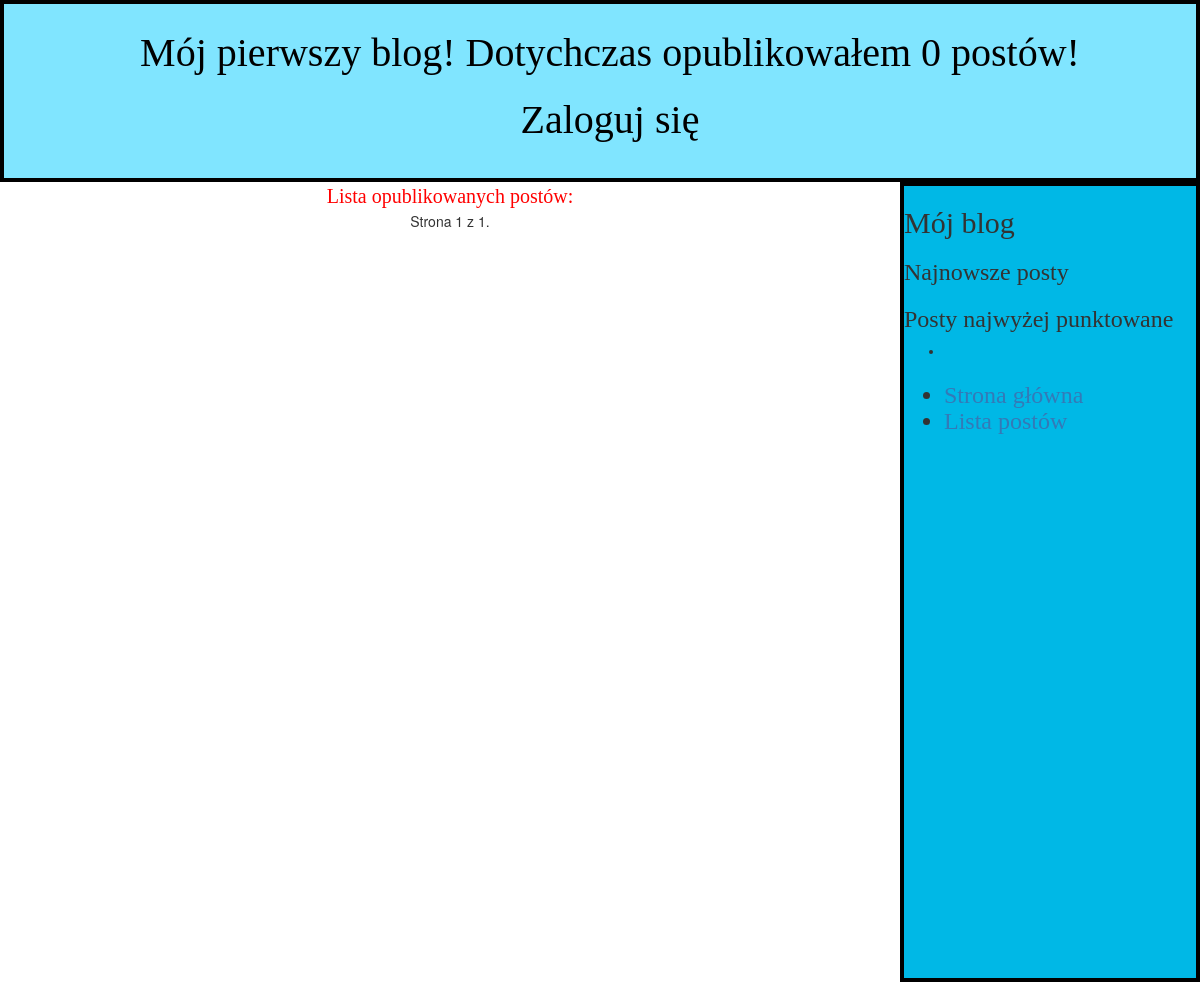
/post_list/, run on an earlier commit of the app's database.
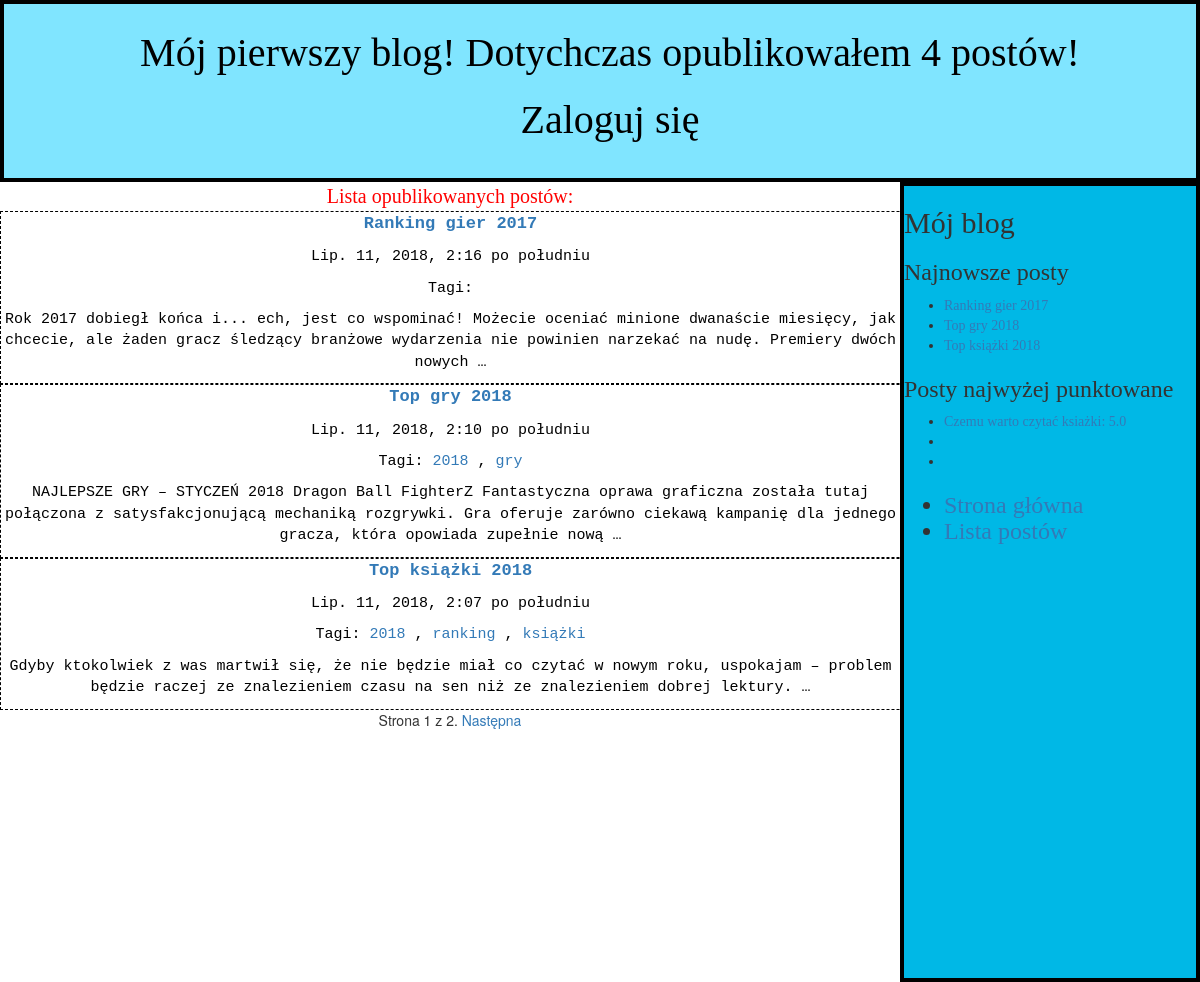
And on a later commit of the database.
### blog/models.py (models this page shows, shortened)
class Post(models.Model):
    TABLE_OF_CHOICES = (('draft','Roboczy'),('published','Opublikowany'),)
    author = models.ForeignKey(User, on_delete=models.CASCADE)
    category = models.ForeignKey(Category,null = True, on_delete=models.CASCADE)
    title = models.CharField(max_length=250)
    slug = models.SlugField(max_length=250,unique_for_date='publish')
    body_text = models.TextField()
    publish = models.DateTimeField(default=timezone.now)
    created = models.DateTimeField(default=timezone.now)
    status = models.CharField(max_length = 20, choices= TABLE_OF_CHOICES, default = 'draft'  )
    avr_score = models.DecimalField(max_digits=3, decimal_places=1, null = True, blank=True)
    tags = TaggableManager()
    def published(self):
        self.publish = timezone.now()
        self.save()

### blog/views.py (the view)
# urls.py: path('post_list/', views.post_list, name='post_list'),
def post_list(request, tag_slug = None):# wyświetla listę WSZYSTKICH postów
    object_list = Post.objects.filter(status='published').order_by('-publish') #Queryset, wybiera OPUBLIKOWANE POSTY
    page = request.GET.get('page') #Potrzebne do funkcji PAGINATOR
    tag = None
    if tag_slug: #if działajace jeżeli z URL przekazywany jest TAG
        tag = get_object_or_404(Tag, slug=tag_slug) #pobiera odpowiedni obiekt modelu TAG z modułu TAGGIT
        object_list = object_list.filter(tags__in=[tag]) #filtruje wygenerowany QUeryset na podstawie przesłanego TAGu
    paginator = Paginator(object_list,3) # trzy posty na stronie, na podstawie wygenerowanego Querysetu
    try:
        posts = paginator.page(page)
    except PageNotAnInteger:
        posts = paginator.page(1)
    except EmptyPage:
        posts = paginator.page(paginator.num_pages)
    return render(request, 'blog/post_list.html', {'page':page,'posts':posts, 'tag': tag} )

### blog/templatetags/blog_tags.py (called while the page is built)
@register.simple_tag
def total_posts():
    return Post.objects.filter(status='published').count()

@register.inclusion_tag('blog/latest_posts.html') #wraz ze zwróconymi wartosciami wygenerowany ma zostaćszablon latest_posts.html
def show_latest_posts(count=5): #parametr count możemy być zmieniany podczas wywoływania szablonu
    latest_posts = Post.objects.filter(status='published').order_by('-publish')[:count]
    return {'latest_posts':latest_posts} #funkcja zwraca słownik zmiennych zamiast zwykłej wartości

@register.inclusion_tag('blog/highest_scores.html')
def highest_scores(count=5):
    highest_scores = Post.objects.order_by('-avr_score')[:count]
    return {'highest_scores':highest_scores}

@register.filter(name='markdown') #customowy fiiltr tekstu w HTMLu
def markdown_format(text):
    return mark_safe(markdown.markdown(text))

### blog/templates/blog/post_list.html (shortened to what this page needs)
{% extends "blog/base.html" %}
{% load blog_tags %}
{% block content %}
    <div class="content_header">Lista opublikowanych postów:</div>
    {% for post in posts %}
    <div class="posts">
      <p id="title"><a href="{% url 'post_detail' pk=post.pk %}">{{post.title}}</a></p>
      <p>{{post.publish}}</p>
      <p class="tags">
        Tagi:
        {% for tag in post.tags.all %}
          <a href="{% url 'post_list_by_tag' tag.slug %}">
            {{ tag.name }}
          </a>
            {% if not forloop.last %}, {% endif %}
        {% endfor %}</p>
      {{ post.body_text|markdown|truncatewords_html:30 }}
    </div>
    {% endfor %}
    {% include "blog/pagination.html" with page=posts %}
{% endblock %}

### blog/templates/blog/base.html (shortened to what this page needs)
{% load staticfiles %}
{% load blog_tags %}
<html>
  <head>
      <link rel="stylesheet" href="//maxcdn.bootstrapcdn.com/bootstrap/3.2.0/css/bootstrap.min.css">
      <link rel="stylesheet" href="//maxcdn.bootstrapcdn.com/bootstrap/3.2.0/css/bootstrap-theme.min.css">
      <link rel="stylesheet" href="{% static 'css/blog1.css' %}" />
  </head>
  <body>
    <div class="header">
      <p><a href="{% url 'main_site' %}">Mój pierwszy blog! Dotychczas opublikowałem {% total_posts %} postów!<a/></p>
    <div class="login">
     {% if user.is_authenticated %}
      <p>Witaj {{user.first_name}}</p>
      <p><a href = "{% url 'logout' %}">Wyloguj się</a></p>
     {% else %}
      <p><a href ="{% url 'login' %}">Zaloguj się</a><p>
     {% endif %}
   </div>
    </div>
    <div id ="sidebar">
      {% block sidebar %}
        <h2>Mój blog</h2>
        <h3>Najnowsze posty</h3>
        {% show_latest_posts 3 %}
        <h3> Posty najwyżej punktowane</h3>
        {% highest_scores 3 %}
      <h3><ul>
        <li><a href="{% url 'main_site' %}">Strona główna</a></li>
        <li><a href="{% url 'post_list' %}">Lista postów</a></li>
      </ul></h3>
      {% endblock %}
    </div>
    <div class="content">
      {% block content%} {% endblock %}
    </div>
  </body>
</html>

### blog/templates/blog/latest_posts.html
<ul>
  {% for post in latest_posts %}
    <li>
        <a href="{% url 'post_detail' pk=post.pk %}">{{ post.title }}</a>
    </li>
  {% endfor %}
</ul>

### blog/templates/blog/highest_scores.html
<ul>
  {% for post in highest_scores %}
    <li>
      {% if post.avr_score%}
      <a href="{% url 'post_detail' pk=post.pk %}">{{ post.title }}: {{post.avr_score}}</a>
      {% endif %}
    </li>
  {% endfor %}
</ul>

### blog/templates/blog/pagination.html (shortened to what this page needs)
<div class="paginator">
  <span class ="step-links">
    <span class="surrent">
      Strona {{page.number}} z {{page.paginator.num_pages}}.
    </span>
      {%if page.has_next %}
        <a href ="?page={{page.next_page_number}}">Następna</a>
      {% endif %}
  </span>
</div>

### blog/static/css/blog1.css (style rules this page uses)
a { text-decoration: none; }
#sidebar { height: 800px; width: 300px; float:right; font-family:cursive; background-color: #00b8e6; border: 4px solid black; position: static; display: block; }
body .header { text-align: center; padding: 20px 20px 20px 40px; background-color: #80e5ff; border: 4px solid black; }
body .header a { color: black; font-family:fantasy; font-size:40px; }
body .content { text-align: center; position: static; }
body .content .content_header { color: red; font-size: 20px; font-family: fantasy; }
body .content .posts { color: black; font-size: 15px; font-family: monospace; border: 1px dashed black; }
body .content .posts #title { font-weight: bold; font-size: 17px; }

What changed in the data, as far as the page shows it:
added Post: title "Ranking gier 2017", publish "Lip. 11, 2018, 2:16 po południu", body_text "Rok 2017 dobiegł końca i... ech, jest co wspominać! Możecie oceniać minione dwanaście miesięcy, jak chcecie, ale żaden gracz śledzący branżowe wydarzenia nie powinien narzekać na nudę. Premiery dwóch nowych …"
added Post: title "Top gry 2018", publish "Lip. 11, 2018, 2:10 po południu", body_text "NAJLEPSZE GRY – STYCZEŃ 2018 Dragon Ball FighterZ Fantastyczna oprawa graficzna została tutaj połączona z satysfakcjonującą mechaniką rozgrywki. Gra oferuje zarówno ciekawą kampanię dla jednego gracza, która opowiada zupełnie nową …"
added Post: title "Top książki 2018", publish "Lip. 11, 2018, 2:07 po południu", body_text "Gdyby ktokolwiek z was martwił się, że nie będzie miał co czytać w nowym roku, uspokajam – problem będzie raczej ze znalezieniem czasu na sen niż ze znalezieniem dobrej lektury. …"
added Post: title "Czemu warto czytać ksiażki", avr_score "5.0", shown under "Posty najwyżej punktowane"
added Tag: name "2018"
added Tag: name "gry", shown under "Top gry 2018"
added Tag: name "ranking", shown under "Top książki 2018"
added Tag: name "książki", shown under "Top książki 2018"
Also different on the page:
{{ page.paginator.num_pages }}: "1" → "2"
text no longer shown: "0"
text now shown: "4 Następna"
